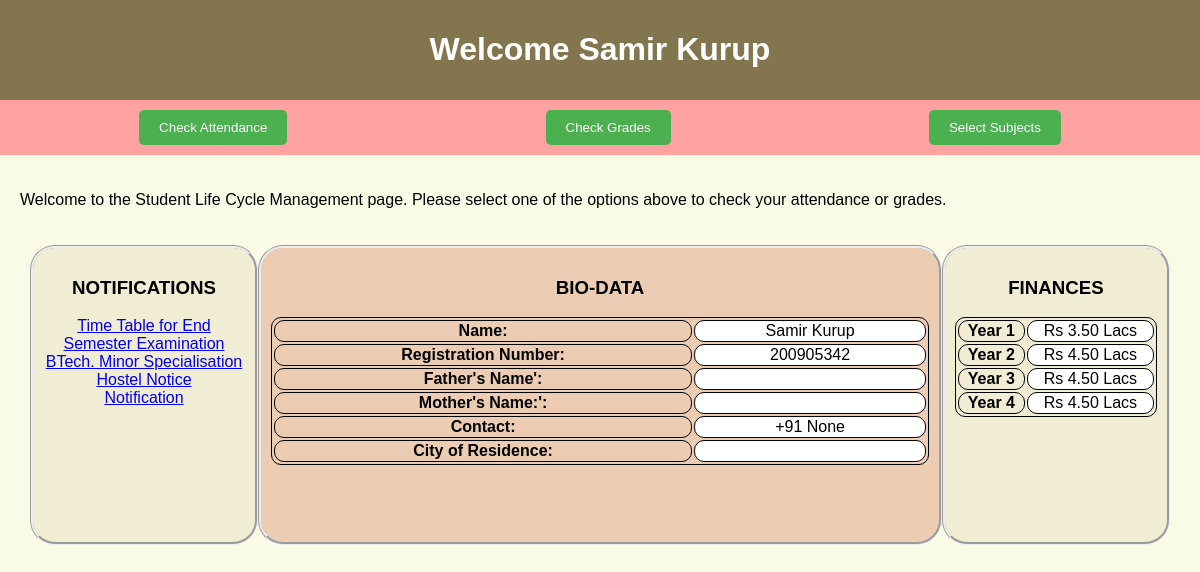
Page /portfolio/200905342 on the earlier database version.
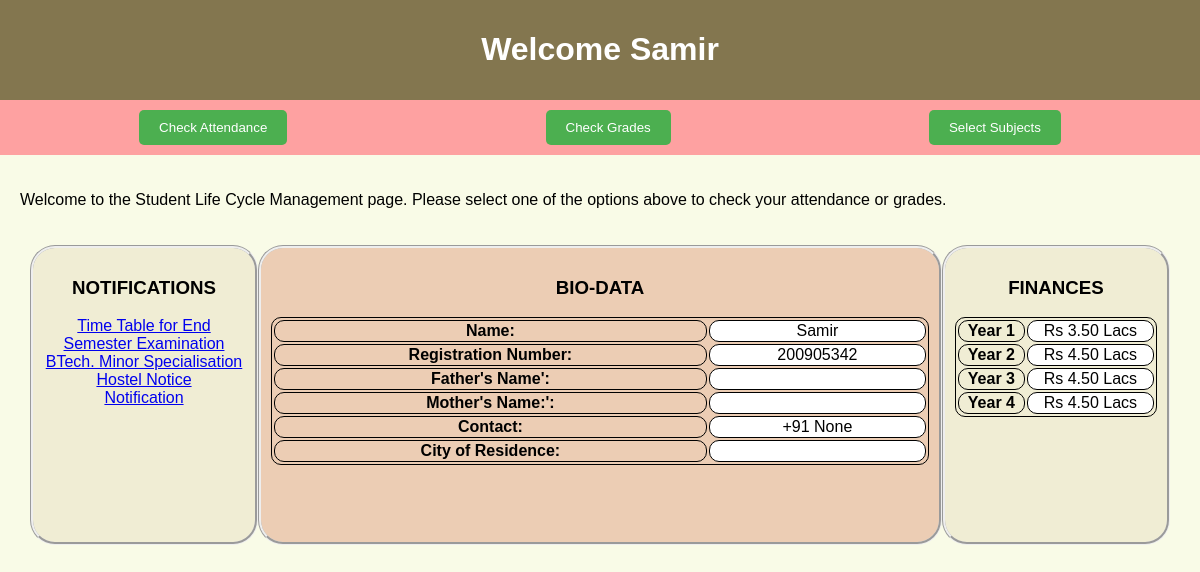
Same page on the later database version.
### app/models.py (models this page shows, shortened)
class Registration(models.Model):
    name = models.CharField(max_length = 20)
    reg_no = models.PositiveIntegerField(primary_key=True)
    password = models.CharField(max_length = 20)
    father_name = models.CharField(max_length = 20)
    mother_name = models.CharField(max_length = 20)
    contact = models.PositiveIntegerField()
    city = models.CharField(max_length = 50)

### app/views.py (the view)
# urls.py: path('<int:reg>', views.goHome, name='goHome'),
def goHome(request, reg):
    obj = Registration.objects.get(reg_no = reg)
    return render(request, 'app/portfolio.html', {"student": obj})

### app/templates/app/portfolio.html (shortened to what this page needs)
<!DOCTYPE html>
<html>
<head>
</head>
<body>
    <header>
        <h1>Welcome {{student.name}}</h1>
    </header>
    <nav>
        <form action="{% url 'viewAttendance' reg=student.reg_no %}"><button id="attendance-btn">Check Attendance</button></form>
        <form action="{% url 'viewGrades' reg=student.reg_no %}"><button id="grades-btn">Check Grades</button></form>
        <form action="{% url 'selectSubjects' reg=student.reg_no %}"><button id="select-subjects-btn">Select Subjects</button></form>
    </nav>
    <section>
        <p>Welcome to the Student Life Cycle Management page. Please select one of the options above to check your attendance or grades.</p>
    </section>
    <center>
        <div class="container">
            <div class="row">
                <div class="col c1">
                    <h3>NOTIFICATIONS</h3>
                    <p>
                        <marquee><a href="https://drive.google.com/file/d/1gSMydU-_JiCwRz5kFJbzOmO6q1lOUHYc/view?usp=sharing">Time Table for End Semester Examination</a><br /></marquee>
                        <marquee><a href="https://drive.google.com/file/d/1sPGnYjiM_cvQO7RMcfUYUAxxxc6ABZiD/view?usp=sharing">BTech. Minor Specialisation</a><br /></marquee>
                        <marquee><a href="https://drive.google.com/file/d/1yIVBAfkokR4XlS8iJMb6bpIl2aFyFwkx/view?usp=sharing">Hostel Notice</a><br /></marquee>
                        <marquee><a href="https://youtu.be/dQw4w9WgXcQ">Notification</a><br /></marquee>
</p>
                </div>
                <div class="col c2">
                    <center><h3>BIO-DATA</h3></center>
                    <table style="width:100%">
                        <tr>
                            <th>Name:</th>
                            <td>{{student.name}}</td>
                        </tr>
                        <tr>
                            <th>Registration Number:</th>
                            <td>{{student.reg_no}}</td>
                        </tr>
                        <tr>
                            <th>Father's Name':</th>
                            <td>{{student.father_name}}</td>
                        </tr>
                        <tr>
                            <th>Mother's Name:':</th>
                            <td>{{student.mother_name}}</td>
                        </tr>
                        <tr>
                            <th>Contact:</th>
                            <td>+91 {{student.contact}}</td>
                        </tr>
                        <tr>
                            <th>City of Residence:</th>
                            <td>{{student.city}}</td>
                        </tr>
                    </table>
                </div>
                <div class="col c1">
                    <center><h3>FINANCES</h3></center>
                    <table style="width:100%">
                        <tr>
                            <th>Year 1</th>
                            <td>Rs 3.50 Lacs</td>
                        </tr>
                        <tr>
                            <th>Year 2</th>
                            <td>Rs 4.50 Lacs</td>
                        </tr>
                        <tr>
                            <th>Year 3</th>
                            <td>Rs 4.50 Lacs</td>
                        </tr>
                        <tr>
                            <th>Year 4</th>
                            <td>Rs 4.50 Lacs</td>
                        </tr>
                    </table>
                </div>
            </div>
        </div>
    </center>
</body>
</html>

Differences in the rows shown:
changed Registration "None": name "Samir Kurup" → "Samir"
